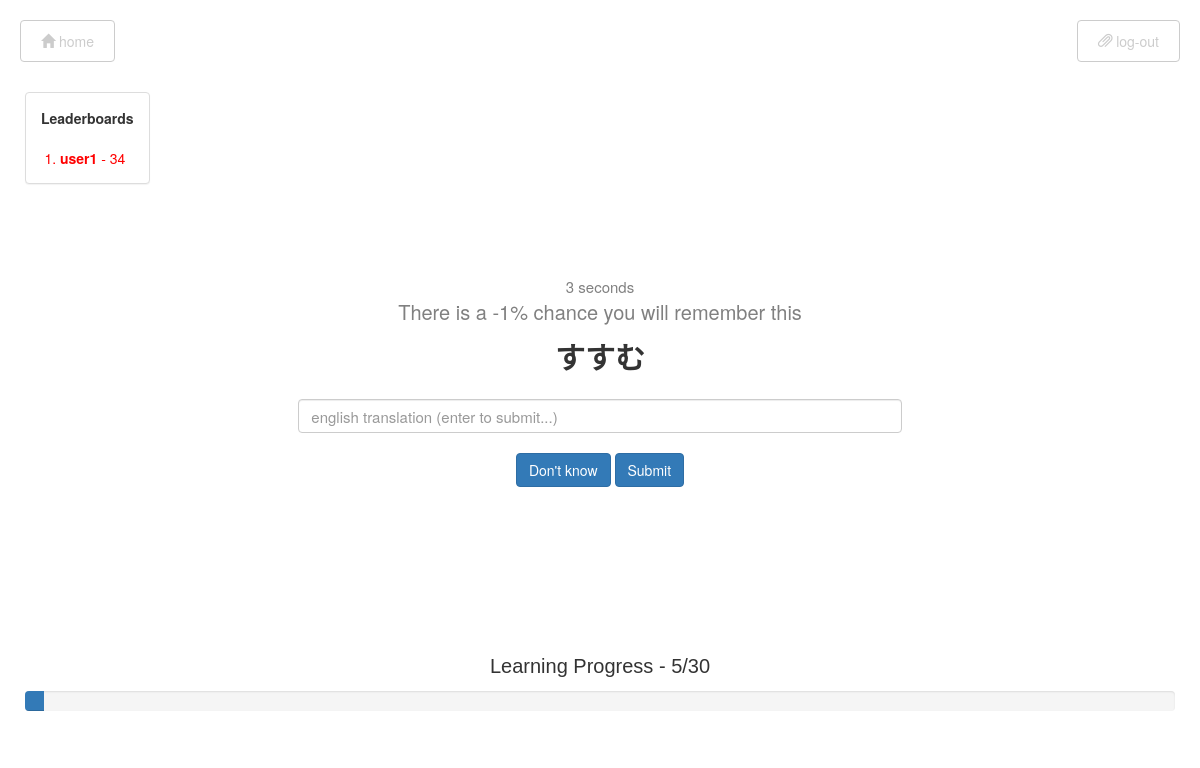
Page /flashcardcollection/1/learn/0?mode=normal (signed in) on the committed database.
### app/models/users.py (models this page shows, shortened)
class User(UserMixin, db.Model):
    __tablename__ = 'users'
    id = db.Column(db.Integer, primary_key=True)
    email = db.Column(db.String(64), unique=True, index=True)
    username = db.Column(db.String(64), unique=True, index=True)
    password_hash = db.Column(db.String(128))
    confirmed = db.Column(db.Boolean, default=True)
    avatar_hash = db.Column(db.String(32))
    member_since = db.Column(db.DateTime, default=datetime.utcnow)
    total_reps = db.Column(db.Integer, default=0)
    last_index = db.Column(db.Integer, default=0)
    score = db.Column(db.Integer, default=0)
    if DESIGN == 2:
        x = [str(randint(1,2)), '3']
    else:
        x = [str(i) for i in list(range(1,4))]
    shuffle(x)
    x = ['3','2']
    x = ','.join(x)
    scheduler_order = db.Column(db.String, default=x)
    set_num = db.Column(db.Integer, default=1)
    feedback_1 = db.Column(db.Text, default='')
    feedback_2 = db.Column(db.Text, default='')
    feedback_3 = db.Column(db.Text, default='')
    sequential_cycle = db.Column(db.Integer, default=1)
    started = db.Column(db.Integer, default=0)
    last_time = db.Column(db.Integer)
    collections = db.relationship('FlashcardCollection', backref='user', lazy='dynamic')
    @property
    def password(self):
        raise AttributeError('Password is not a readable Attribute')

### app/models/flashcard.py (models this page shows, shortened)
class Flashcard(db.Model):
    __tablename__ = 'flashcard'
    id = db.Column(db.Integer, primary_key=True)
    question = db.Column(db.Text)
    question_html = db.Column(db.Text)
    answer = db.Column(db.Text)
    answer_html = db.Column(db.Text)
    history = db.Column(db.Text, default='')
    time_history = db.Column(db.Text, default='0')
    last_time = db.Column(db.Integer, default=0)
    timestamps = db.Column(db.Text, default='')
    durations = db.Column(db.Text, default='')
    scheduler = db.Column(db.Integer, default = 1)
    test_answer = db.Column(db.Integer, default = -1)
    pre_answer = db.Column(db.Integer, default = -1)
    last_strength = db.Column(db.Integer, default = 0)
    introduced_history = db.Column(db.Text, default = '')
    actual_response = db.Column(db.Text, default = '')
    start_learn_time = db.Column(db.Integer)
    collection_id = db.Column(db.Integer, db.ForeignKey('flashcardcollection.id'))

### app/main/views.py (the view)
@main.route('/flashcardcollection/<int:id>/learn/<int:current>')
@login_required
def learn(id, current):
    def pclip(p):
        return min(max(p, 0.1), .9999)
    def hclip(h):
        return min(max(h, 1), 2000000)
    flashcardcollection = FlashcardCollection.query.get_or_404(id)
    flashcards = flashcardcollection.flashcards.all()
    mode = request.args.get('mode')
    sqlite_file = 'data-dev.sqlite'
    user_ids = []
    score = []
    conn = sqlite3.connect(sqlite_file)
    c = conn.cursor()
    for row in c.execute("SELECT rowid, * FROM users"):
        user_ids.append(row[3])
        score.append(row[-9])
    pre_dict = dict(zip(user_ids, score))
    leaderboards = dict(reversed(sorted(pre_dict.items(), key=lambda x:x[1])))
    total_repetitions = SESSION_LENGTH*REP_PER_MIN
    scheduler = 1
    repetitions_per_scheduler = round(total_repetitions/DESIGN)
    for i in range(len(flashcards)):
        if flashcards[i].history == '' or flashcards[i].last_time == 0:
            flashcard_generated[i+1] = 0
        else:
            history = [int(x) for x in flashcards[i].history.split(',')]
            correct = Counter(history)[1]
            wrong = Counter(history)[0]
            time_elapsed = int(datetime.datetime.now().strftime('%s')) - flashcards[i].last_time
            last_strength = flashcards[i].last_strength
            expo = 0.0
            if (len(history) > 1):
                for y in range(len(history)):
                    expo_incre = math.pow(0.8,y)
                    if list(reversed(history))[y] == 1.0:
                        expo += expo_incre
            else:
                expo = 0.0
            scaled_correct = math.sqrt(1.0+correct)
            scaled_wrong = math.sqrt(1.0 + wrong)
            scaled_expo = math.sqrt(1.0 + expo)
            h_power = (scaled_correct*WEIGHTS[0])+(scaled_wrong*WEIGHTS[1])+(scaled_expo*WEIGHTS[2])+WEIGHTS[3]
            h = hclip(math.pow(2, h_power))
            p = pclip(math.pow(2, (-time_elapsed)/h))
            flashcard_generated[i+1] = p
    learning_cards = copy.copy(flashcard_generated)
    new_cards = copy.copy(flashcard_generated)
    for i in range(len(flashcard_generated)):
        if flashcard_generated[i+1] == 0:
            learning_cards.pop(i+1)
        else:
            new_cards.pop(i+1)
    if current == 0:
        if len(learning_cards) == 0:
            if scheduler != 3:
                flashcard = flashcards[choice(list(new_cards.keys()))-1]
            else:
                flashcard = flashcards[0]
            current_user.last_index = flashcards.index(flashcard)
        else:
            index = min(learning_cards, key=learning_cards.get)
            difference = 0.5-learning_cards[index]
            if difference < -0.4 and len(new_cards) > 0:
                flashcard = flashcards[choice(list(new_cards.keys()))-1]
            else:
                flashcard = flashcards[index-1]
    else:
        flashcard = Flashcard.query.get_or_404(current)
    current_user.last_index = flashcards.index(flashcard)
    current_user.last_time = int(datetime.datetime.now().strftime('%s'))
    flashcard.start_learn_time = int(datetime.datetime.now().strftime('%s'))
    chance = round(round(flashcard_generated[flashcards.index(flashcard)+1],2)*100)-11
    overall_sum = sum(flashcard_generated.values())
    overall_len = len(flashcard_generated.values())
    seen = 0
    for i in range(len(flashcards)):
        if flashcard_generated[i+1] > 0:
            seen += 1
    time_left = SESSION_LENGTH - current_user.total_reps/7
    time_left = round(time_left,2)
    if flashcard.history == '' and flashcard.pre_answer != 1:
        return render_template('pretest.html', flashcard=flashcard, collection=flashcardcollection, overall_sum=overall_sum, overall_len=overall_len, seen=seen, time_left=time_left, leaderboards=leaderboards)
    return render_template('learn.html', flashcard=flashcard, collection=flashcardcollection, chance=chance, overall_sum=overall_sum, overall_len=overall_len, seen=seen, time_left=time_left, leaderboards=leaderboards)

### app/auth/views.py (called while the page is built)
@auth.before_app_request
def before_request():
    if current_user.is_authenticated:
        if not current_user.confirmed \
                and request.endpoint \
                and request.endpoint[:5] != 'auth.' \
                and request.endpoint != 'static':
            return redirect(url_for('auth.unconfirmed'))

### app/main/views.py (called while the page is built)
@main.after_app_request
def after_request(response):
    for query in get_debug_queries():
        if query.duration >= current_app.config['FLASHCARD_SLOW_DB_QUERY_TIME']:
            current_app.logger.warning(
                'Slow query: %s\nParameters: %s\nDuration: %fs\nContext: %s\n' %
                (query.statement, query.parameters, query.duration, query.context))
    return response

### app/models/users.py (called while the page is built)
@login_manager.user_loader
def load_user(user_id):
    return User.query.get(int(user_id))

### app/templates/learn.html (shortened to what this page needs)
{% extends "base.html" %}
{% block page_content %}
      <div class="panel panel-default" style="float:left; position:absolute">
        <div class="panel-body">
          <b>Leaderboards</b> <br></br>
          <ol style="text-align: left; margin: 0; padding-left:19px">
            {% for key in leaderboards.keys() %}
              {% if current_user.username == key %}
              <li class="red"><b>{{key}}</b> - {{leaderboards[key]}}</li>
              {% else %}
              <li><b>{{key}}</b> - {{leaderboards[key]}}</li>
              {% endif %}
            {% endfor %}
          </ol>
        </div>
      </div>
    <div class="learn_word_outer">
          <div class="learn_word_inner">
              <div>
                <div class="flashcard-body">
                  <div class="stopwatch" style="font-size:15px; font-weight:lighter; color:grey">
                      <span id="my-stopwatch"></span> seconds
                  </div>
                  <span style="font-size:20px; font-weight:lighter; color:grey">
                      {% if flashcard.history == '' %}
                          <p>Did you remember it? Type it below.</p>
                      {% else %}
                          <p>There is a {{chance}}% chance you will remember this</p>
                      {% endif %}
                  </span>
                  <p>{{ flashcard.question }}</p>
                </div>
              </div>
              <div class="row">
                  <div class="col-md-8 col-md-offset-2">
                      <input name="response" type="text" class="form-control" id="response" onkeydown="detect(event)" placeholder="english translation (enter to submit...)">
                  </div>
              </div>
              <div id="buttons">
                      <a onclick="showAnswer();"> <span class="btn btn-primary">Don't know</span></a>
                      <a onclick="showAnswer();"> <span class="btn btn-primary">Submit</span></a>
              </div>
          </div>
    </div>
<p style="font-size: 20px; font-family: helvetica; text-align: center">Learning Progress - {{seen}}/{{overall_len}}</p>
<div class="progress">
  <div class="progress-bar" role="progressbar" aria-valuenow="{{(overall_sum/overall_len)*100}}" aria-valuemin="0" aria-valuemax="100" style="width:{{(overall_sum/overall_len)*100}}%"></div>
</div>
{% endblock %}

### app/static/css/style.css (style rules this page uses)
.flashcard-body { text-align: center; padding: 10px; font-weight: bold; font-size: 30px; }
.red { color: red; }
#response { font-size:15px; }
.learn_word_outer { display: table-cell; width: 1170px; height: 70vh; vertical-align: middle; text-align: center; }
.learn_word_inner { display: inline-block; width: 80%; height: 200px; }
#buttons { margin-top: 20px; }

### rows in the picture
User: username "user1", username "34"
Flashcard: question "すすむ"

### other values in the picture
{{ chance }} "-1"
{{ seen }} "5"
{{ overall_len }} "30"
